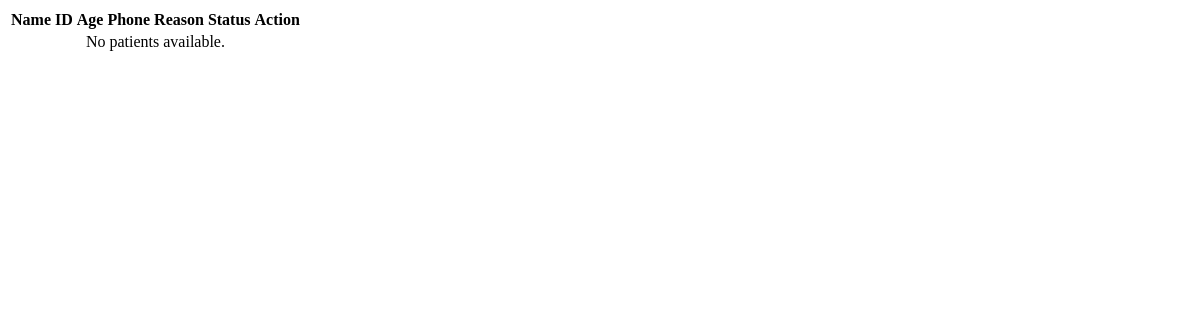
The page /secretary/patients/table/ (signed in) on the database as committed earlier.
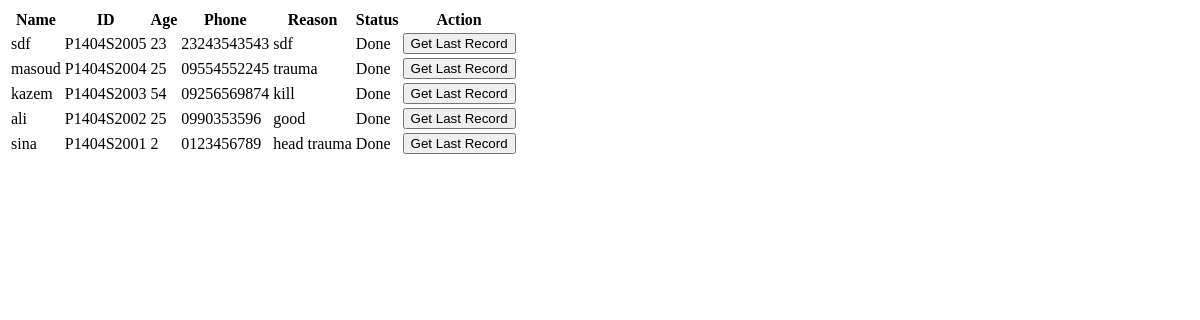
The same page on the database as committed later.
### secretary/models.py (models this page shows, shortened)
class Patient(models.Model):
    STATUS_CHOICES = [
        ("waiting", "Waiting (Secretary list)"),
        ("accepted", "Accepted (Doctor list)"),
        ("done", "Done (Removed from both lists)"),
    ]
    patient_id = models.CharField(max_length=20, unique=True, editable=False)
    name = models.CharField(max_length=100)
    family_name = models.CharField(max_length=100)
    phone = models.CharField(max_length=15, blank=True, null=True)
    age = models.PositiveIntegerField()
    gender = models.CharField(max_length=1, choices=[('M','Male'),('F','Female')])
    melli_code = models.CharField(max_length=10,unique=True, blank=True, null=True)
    reason = models.TextField()
    status = models.CharField(max_length=20, choices=STATUS_CHOICES, default='waiting')
    created_at = models.DateTimeField(default=timezone.now)  # ✅ Correct

### secretary/views.py (the view)
# urls.py: path("patients/table/", views.patients_table_partial, name="patients_table_partial"),
@login_required
@user_passes_test(is_secretary_doctor_admin)
def patients_table_partial(request):
    start_date = request.GET.get('start_date')
    end_date = request.GET.get('end_date')
    status = request.GET.get('status')
    patients = Patient.objects.all().order_by('-id')
    if start_date:
        patients = patients.filter(created_at__date__gte=start_date)
    if end_date:
        patients = patients.filter(created_at__date__lte=end_date)
    if status and status != "all":
        patients = patients.filter(status=status)
    return render(request, "secretary/patients_table.html", {"patients": patients})

### secretary/views.py (called while the page is built)
def is_secretary_doctor_admin(user):
    return (
        user.is_superuser
        or user.groups.filter(name__in=["secretary", "doctor"]).exists()
    )

### secretary/templates/secretary/patients_table.html (shortened to what this page needs)
<table>
    <thead>
        <tr>
            <th>Name</th>
            <th>ID</th>
            <th>Age</th>
            <th>Phone</th>
            <th>Reason</th>
            <th>Status</th>
            <th>Action</th>
        </tr>
    </thead>
    <tbody>
        {% for patient in patients %}
        <tr id="patient-{{ patient.id }}">
            <td>{{ patient.name }}</td>
            <td>{{ patient.patient_id }}</td>
            <td>{{ patient.age }}</td>
            <td>{{ patient.phone }}</td>
            <td>{{ patient.reason }}</td>
            <td class="
                {% if patient.status == 'waiting' %}status-waiting{% elif patient.status == 'accepted' %}status-accepted{% elif patient.status == 'done' %}status-done{% endif %}
            ">{{ patient.status|capfirst }}</td>
            <td>
                {% if patient.status == "done" %}
                <form method="POST" action="{% url 'secretary:get_patient_last_refraction' patient.patient_id %}" style="display:inline;">
                    <button type="submit" class="get-lr-button">Get Last Record</button>
                </form>
                {% endif %}
            </td>
        </tr>
        {% empty %}
        <tr>
            <td colspan="7" style="text-align:center;">No patients available.</td>
        </tr>
        {% endfor %}
    </tbody>
</table>

Rows that differ between the two databases and show on the page:
added Patient: name "sdf", patient_id "P1404S2005", age "23", phone "23243543543", reason "sdf", status "Done", shows "Get Last Record"
added Patient: name "masoud", patient_id "P1404S2004", age "25", phone "09554552245", reason "trauma", status "Done", shows "Get Last Record"
added Patient: name "kazem", patient_id "P1404S2003", age "54", phone "09256569874", reason "kill", status "Done", shows "Get Last Record"
added Patient: name "ali", patient_id "P1404S2002", age "25", phone "0990353596", reason "good", status "Done", shows "Get Last Record"
added Patient: name "sina", patient_id "P1404S2001", age "2", phone "0123456789", reason "head trauma", status "Done", shows "Get Last Record"
Other text that changed with them:
text no longer shown: "No patients available."
